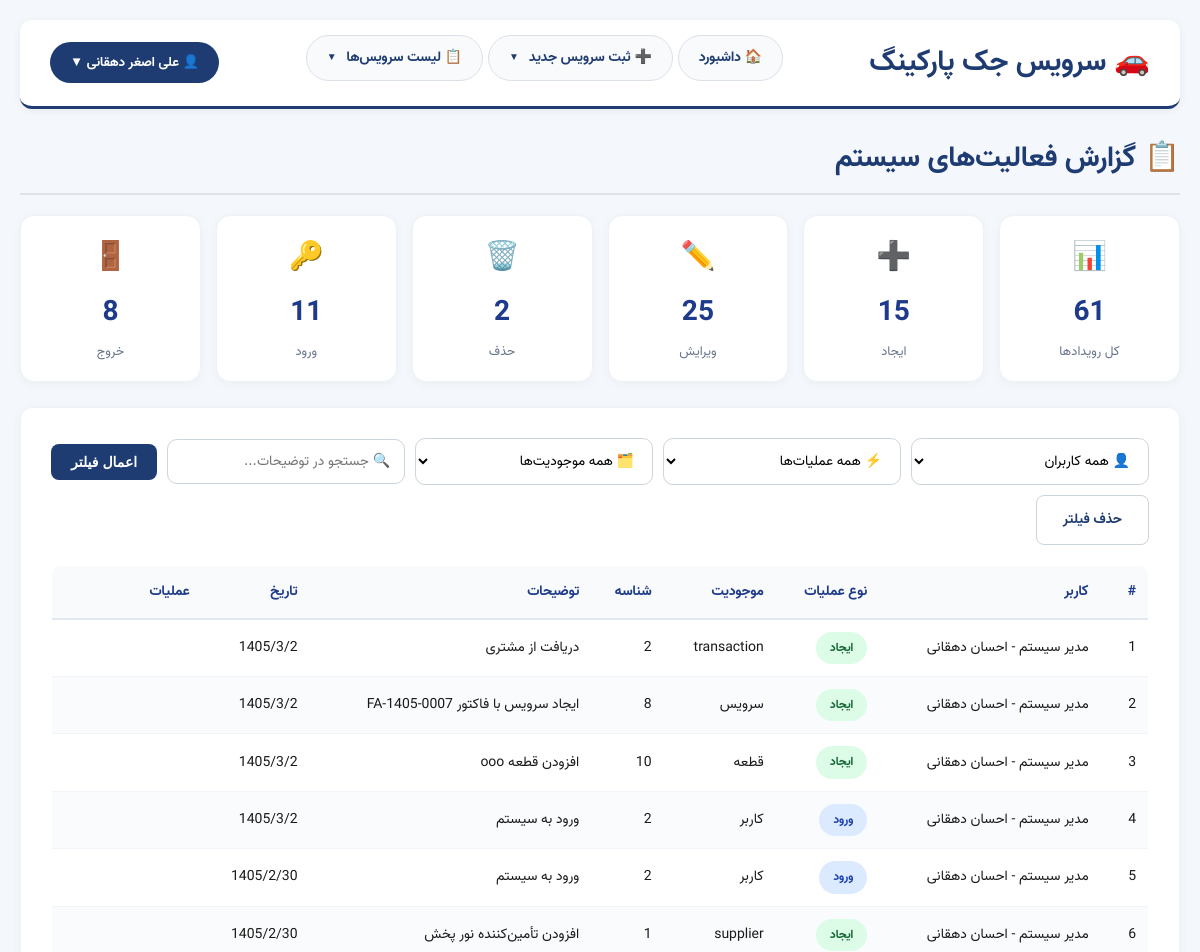
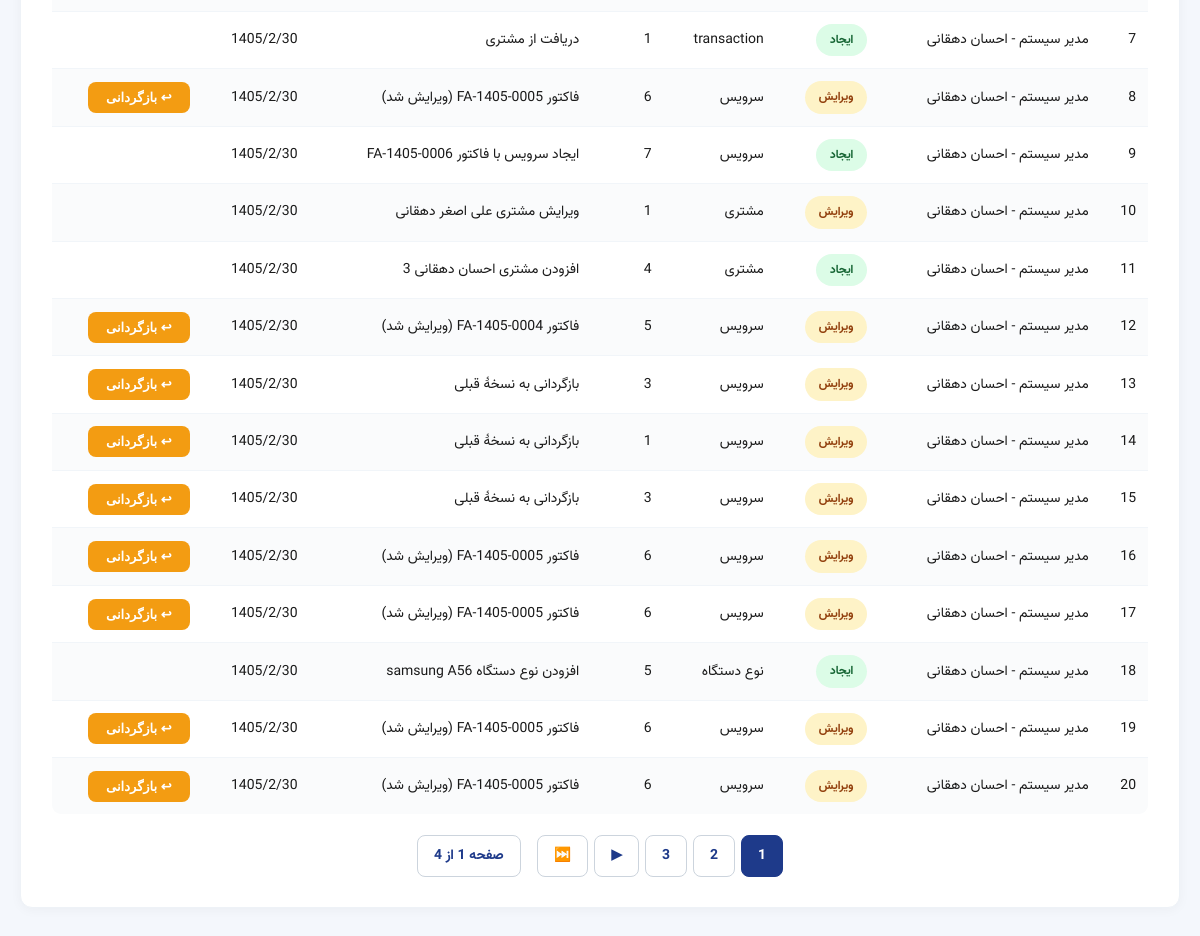
The app's page /logs.php (signed in) with its own data (2 pictures, top to bottom).
### tables this page shows
CREATE TABLE IF NOT EXISTS `menu_items` (
  `id` int(11) NOT NULL AUTO_INCREMENT,
  `title` varchar(100) NOT NULL,
  `url` varchar(255) NOT NULL,
  `sort_order` int(11) DEFAULT 0,
  `parent_id` int(11) DEFAULT NULL,
  `icon` varchar(10) DEFAULT NULL,
  `is_active` tinyint(1) DEFAULT 1,
  PRIMARY KEY (`id`)
);

CREATE TABLE IF NOT EXISTS `activity_log` (
  `id` int(11) NOT NULL AUTO_INCREMENT,
  `user_id` int(11) NOT NULL,
  `action` varchar(50) NOT NULL COMMENT 'create, update, delete, login, logout',
  `entity_type` varchar(50) DEFAULT NULL COMMENT 'repair, customer, part, user, ...',
  `entity_id` int(11) DEFAULT NULL,
  `description` text DEFAULT NULL,
  `created_at` timestamp NOT NULL DEFAULT current_timestamp(),
  PRIMARY KEY (`id`),
  KEY `user_id` (`user_id`),
  CONSTRAINT `activity_log_ibfk_1` FOREIGN KEY (`user_id`) REFERENCES `users` (`id`) ON DELETE CASCADE
);

CREATE TABLE IF NOT EXISTS `users` (
  `id` int(11) NOT NULL AUTO_INCREMENT,
  `username` varchar(50) NOT NULL,
  `password` varchar(255) NOT NULL,
  `full_name` varchar(100) NOT NULL,
  `email` varchar(100) DEFAULT NULL,
  `role` enum('admin','super_admin') DEFAULT 'admin',
  `is_active` tinyint(1) DEFAULT 1,
  `created_at` timestamp NOT NULL DEFAULT current_timestamp(),
  `updated_at` timestamp NOT NULL DEFAULT current_timestamp() ON UPDATE current_timestamp(),
  PRIMARY KEY (`id`),
  UNIQUE KEY `username` (`username`)
);

### functions.php (called while the page is built, shortened)
<?php
function gregorian_to_jalali($gy, $gm, $gd, $mod = '') {
    $g_d_m = [0, 31, 59, 90, 120, 151, 181, 212, 243, 273, 304, 334];
    if ($gy > 1600) { $jy = 979; $gy -= 1600; } else { $jy = 0; $gy -= 621; }
    $gy2 = ($gm > 2) ? ($gy + 1) : $gy;
    $days = (365 * $gy) + ((int)(($gy2 + 3) / 4)) - ((int)(($gy2 + 99) / 100)) + ((int)(($gy2 + 119) / 400)) - 80 + $gd + $g_d_m[$gm - 1];
    $jy += 33 * ((int)($days / 12053)); $days %= 12053;
    $jy += 4 * ((int)($days / 1461)); $days %= 1461;
    if ($days > 365) { $jy += (int)(($days - 1) / 365); $days = ($days - 1) % 365; }
    $jm = ($days < 186) ? 1 + (int)($days / 31) : 7 + (int)(($days - 186) / 30);
    $jd = 1 + (($days < 186) ? ($days % 31) : (($days - 186) % 30));
    return ($mod == '') ? [$jy, $jm, $jd] : $jy . $mod . $jm . $mod . $jd;
}
function get_jalali_date_str($timestamp) {
    $date = getdate($timestamp);
    return gregorian_to_jalali($date['year'], $date['mon'], $date['mday'], '/');
}
?>

### logs.php (the view, shortened to what this page needs)
<?php
require_once __DIR__ . '/config.php';
$search        = $_GET['search'] ?? '';
$page = isset($_GET['page']) && is_numeric($_GET['page']) ? (int)$_GET['page'] : 1;
$perPage = 20;
$where = [];
$params = [];
$whereSql = $where ? 'WHERE ' . implode(' AND ', $where) : '';
$countStmt = $pdo->prepare("SELECT COUNT(*) FROM activity_log l $whereSql");
$countStmt->execute($params);
$totalRows = $countStmt->fetchColumn();
$totalPages = ceil($totalRows / $perPage);
$offset = ($page - 1) * $perPage;
$stmt = $pdo->prepare("
    SELECT l.*, u.full_name AS user_name
    FROM activity_log l
    LEFT JOIN users u ON l.user_id = u.id
    $whereSql
    ORDER BY l.id DESC
    LIMIT ? OFFSET ?
");
$paramIndex = 1;
$stmt->bindValue($paramIndex++, $perPage, PDO::PARAM_INT);
$stmt->bindValue($paramIndex++, $offset, PDO::PARAM_INT);
$stmt->execute();
$logs = $stmt->fetchAll(PDO::FETCH_ASSOC);
$stats = $pdo->query("
    SELECT
        COUNT(*) AS total,
        SUM(action = 'create') AS creates,
        SUM(action = 'update') AS updates,
        SUM(action = 'delete') AS deletes,
        SUM(action = 'login')  AS logins,
        SUM(action = 'logout') AS logouts
    FROM activity_log
")->fetch();
$entityLabels = [
    'repair'       => 'سرویس',
    'customer'     => 'مشتری',
    'part'         => 'قطعه',
    'user'         => 'کاربر',
    'device_type'  => 'نوع دستگاه',
    'service_type' => 'نوع خدمت',
    'technician'   => 'تکنسین',
];
function formatDescription($description, $entityType, $action) {
    if ($entityType === 'repair' && in_array($action, ['update', 'delete'])) {
        $data = json_decode($description, true);
        if ($data && isset($data['invoice_number'])) {
            $invoice = htmlspecialchars($data['invoice_number']);
            $actionText = ($action === 'delete') ? 'حذف' : 'ویرایش';
            return "فاکتور $invoice ($actionText شد)";
        }
    }
    return mb_strlen($description) > 80 ? mb_substr($description, 0, 80) . '...' : $description;
}
require_once __DIR__ . '/header.php';
?>
<h2>📋 گزارش فعالیت‌های سیستم</h2>
<div class="stats-grid">
    <div class="stat-card"><div class="stat-icon">📊</div><div class="stat-number"><?= number_format($stats['total']) ?></div><div class="stat-label">کل رویدادها</div></div>
    <div class="stat-card"><div class="stat-icon">➕</div><div class="stat-number"><?= number_format($stats['creates']) ?></div><div class="stat-label">ایجاد</div></div>
    <div class="stat-card"><div class="stat-icon">✏️</div><div class="stat-number"><?= number_format($stats['updates']) ?></div><div class="stat-label">ویرایش</div></div>
    <div class="stat-card"><div class="stat-icon">🗑️</div><div class="stat-number"><?= number_format($stats['deletes']) ?></div><div class="stat-label">حذف</div></div>
    <div class="stat-card"><div class="stat-icon">🔑</div><div class="stat-number"><?= number_format($stats['logins']) ?></div><div class="stat-label">ورود</div></div>
    <div class="stat-card"><div class="stat-icon">🚪</div><div class="stat-number"><?= number_format($stats['logouts']) ?></div><div class="stat-label">خروج</div></div>
</div>
<div class="card">
    <form method="GET" class="filter-form">
        <select name="user">
            <option value="">👤 همه کاربران</option>
        </select>
        <select name="action">
            <option value="">⚡ همه عملیات‌ها</option>
        </select>
        <select name="entity">
            <option value="">🗂️ همه موجودیت‌ها</option>
        </select>
        <input type="text" name="search" placeholder="🔍 جستجو در توضیحات..." value="<?= htmlspecialchars($search) ?>">
        <button type="submit" class="btn primary">اعمال فیلتر</button>
        <a href="logs.php" class="btn secondary">حذف فیلتر</a>
    </form>
    <table class="log-table">
        <thead>
            <tr>
                <th>#</th>
                <th>کاربر</th>
                <th>نوع عملیات</th>
                <th>موجودیت</th>
                <th>شناسه</th>
                <th>توضیحات</th>
                <th>تاریخ</th>
                <th>عملیات</th>
            </tr>
        </thead>
        <tbody>
            <?php if (count($logs)): ?>
                <?php foreach ($logs as $i => $log):
                    $badgeClass = match($log['action']) {
                        'create' => 'badge-create', 'update' => 'badge-update', 'delete' => 'badge-delete',
                        'login'  => 'badge-login',  'logout' => 'badge-logout', default  => ''
                    };
                    $actionText = match($log['action']) {
                        'create' => 'ایجاد', 'update' => 'ویرایش', 'delete' => 'حذف',
                        'login'  => 'ورود',  'logout' => 'خروج', default  => $log['action']
                    };
                    $entityName = $entityLabels[$log['entity_type'] ?? ''] ?? ($log['entity_type'] ?? '—');
                    $descDisplay = formatDescription($log['description'] ?? '', $log['entity_type'] ?? '', $log['action'] ?? '');
                ?>
                    <tr>
                        <td><?= $offset + $i + 1 ?></td>
                        <td><?= htmlspecialchars($log['user_name'] ?? '—') ?></td>
                        <td><span class="badge-action <?= $badgeClass ?>"><?= $actionText ?></span></td>
                        <td><?= htmlspecialchars($entityName) ?></td>
                        <td><?= $log['entity_id'] ?? '—' ?></td>
                        <td><?= htmlspecialchars($descDisplay) ?></td>
                        <td><?= get_jalali_date_str(strtotime($log['created_at'])) ?></td>
                        <td>
                            <?php if ($log['entity_type'] === 'repair' && in_array($log['action'], ['update', 'delete'])): ?>
                                <button class="btn small warning" onclick="previewRestore(<?= $log['id'] ?>)">↩ بازگردانی</button>
                            <?php endif; ?>
                        </td>
                    </tr>
                <?php endforeach; ?>
            <?php else: ?>
                <tr><td colspan="8" style="text-align:center; padding:30px;">هیچ رویدادی ثبت نشده است.</td></tr>
            <?php endif; ?>
        </tbody>
    </table>
    <?php if ($totalPages > 1): ?>
        <div class="pagination">
            <?php
            $baseUrl = "?";
            for ($i = max(1, $page - 2); $i <= min($totalPages, $page + 2); $i++) {
                $active = ($i == $page) ? 'active' : '';
                echo '<a href="' . $baseUrl . 'page=' . $i . '" class="' . $active . '">' . $i . '</a>';
            }
            if ($page < $totalPages) {
                echo '<a href="' . $baseUrl . 'page=' . ($page + 1) . '">▶</a>';
                echo '<a href="' . $baseUrl . 'page=' . $totalPages . '">⏭️</a>';
            }
            ?>
            <span style="margin-right:10px;">صفحه <?= $page ?> از <?= $totalPages ?></span>
        </div>
    <?php endif; ?>
</div>
</main>
</body>
</html>

### header.php (shortened to what this page needs)
<?php
require_once __DIR__ . '/config.php';
$currentPage = basename($_SERVER['PHP_SELF']);
$topMenu = $pdo->query("
    SELECT * FROM menu_items
    WHERE parent_id IS NULL AND is_active = 1
    ORDER BY sort_order
")->fetchAll(PDO::FETCH_ASSOC);
$allSubMenus = $pdo->query("
    SELECT * FROM menu_items
    WHERE parent_id IS NOT NULL AND is_active = 1
    ORDER BY sort_order
")->fetchAll(PDO::FETCH_ASSOC);
$subMenus = [];
foreach ($allSubMenus as $sub) {
    $subMenus[$sub['parent_id']][] = $sub;
}
$isLoggedIn = isset($_SESSION['user_id']);
$userFullName = $_SESSION['user_full_name'] ?? '';
?>
<!DOCTYPE html>
<html lang="fa" dir="rtl">
<head>
    <link rel="stylesheet" href="style.css">
</head>
<body>
<div class="container">
    <header class="main-header">
        <div class="logo"><h1>🚗 سرویس جک پارکینگ</h1></div>
        <nav class="main-nav">
            <?php foreach ($topMenu as $item):
                $hasSub = isset($subMenus[$item['id']]) && count($subMenus[$item['id']]) > 0;
                $isActive = ($currentPage == basename($item['url']));
            ?>
                <div class="menu-item">
                    <?php if ($hasSub): ?>
                        <a href="javascript:void(0)" class="menu-link <?= $isActive ? 'active' : '' ?>">
                            <?= htmlspecialchars($item['title']) ?>
                            <span class="arrow">▼</span>
                        </a>
                    <?php else: ?>
                        <a href="<?= $item['url'] ?>" class="menu-link <?= $isActive ? 'active' : '' ?>">
                            <?= htmlspecialchars($item['title']) ?>
                        </a>
                    <?php endif; ?>
                </div>
            <?php endforeach; ?>
        </nav>
        <?php if ($isLoggedIn): ?>
            <div class="user-menu">
                <button class="user-menu-btn" onclick="document.getElementById('userDropdown').classList.toggle('show')">
                    👤 <?= htmlspecialchars($userFullName) ?> ▼
                </button>
            </div>
        <?php else: ?>
            <a href="login.php" class="btn small">ورود</a>
        <?php endif; ?>
    </header>
    <main>

### style.css (style rules this page uses)
* { box-sizing: border-box; margin: 0; padding: 0; }
body { font-family: 'Vazir', Tahoma, sans-serif; background: #f4f7fc; color: #1a1a1a; font-size: 14px; line-height: 1.7; direction: rtl; }
.container { max-width: 1300px; margin: 0 auto; padding: 20px; }
.main-header { background: #ffffff; border-radius: 12px; box-shadow: 0 2px 8px rgba(0,0,0,0.06); padding: 15px 30px; margin-bottom: 25px; display: flex; align-items: center; justify-content: space-between; border-bottom: 3px solid #1e3c72; }
.logo h1 { font-size: 1.8rem; color: #1e3c72; font-weight: bold; }
.card { background: #ffffff; border-radius: 12px; padding: 30px; box-shadow: 0 2px 12px rgba(0,0,0,0.04); margin-bottom: 25px; border: 1px solid #eef2f7; }
h2 { color: #1e3c72; font-size: 1.8rem; margin-bottom: 20px; border-bottom: 2px solid #e0e4ea; padding-bottom: 10px; }
.form-row input, .form-row select, .form-row textarea, input, textarea, select { padding: 12px 15px; border: 1px solid #ccd4dd; border-radius: 8px; font-size: 14px; background: #ffffff; font-family: inherit; transition: 0.2s; flex: 1 1 220px; }
.btn { display: inline-block; padding: 12px 26px; border-radius: 8px; font-weight: 600; font-size: 14px; cursor: pointer; transition: 0.2s; text-decoration: none; border: none; background: #e0e4ea; color: #1e3c72; }
.btn.primary { background: #1e3c72; color: white; }
.btn.secondary { background: white; border: 1px solid #ccd4dd; color: #1e3c72; }
.btn.warning { background: #f39c12; color: white; }
.btn.small { padding: 8px 18px; font-size: 13px; }
table { width: 100%; border-collapse: collapse; background: white; border-radius: 10px; overflow: hidden; border: 1px solid #e0e4ea; font-size: 14px; }
th { background: #f4f6f9; color: #1e3c72; font-weight: 600; padding: 12px 10px; text-align: right; border-bottom: 2px solid #dce1e8; }
td { padding: 10px; border-bottom: 1px solid #eef0f4; }
tr:nth-child(even) td { background: #fafbfc; }
.pagination { margin-top: 25px; display: flex; gap: 6px; justify-content: center; }
.pagination a, .pagination span { display: inline-block; padding: 8px 16px; border-radius: 6px; background: white; border: 1px solid #ccd4dd; color: #1e3c72; text-decoration: none; font-weight: 600; }
.pagination a.active, .pagination span.active { background: #1e3c72; color: white; }
.stat-card { background: white; border-radius: 12px; padding: 25px; text-align: center; box-shadow: 0 2px 10px rgba(0,0,0,0.05); border: 1px solid #e9ecf1; }
.stat-icon { font-size: 2.2rem; }
.stat-label { color: #666; }
.main-nav { display: flex; align-items: center; gap: 5px; flex-wrap: wrap; }
.menu-item { position: relative; padding-bottom: 10px; }
.menu-link { display: flex; align-items: center; gap: 6px; padding: 10px 20px; border-radius: 40px; background: #f8fafc; color: #1e3c72; text-decoration: none; font-weight: 600; transition: 0.2s; border: 1px solid #dce1e8; white-space: nowrap; }

### header.php (style rules this page uses)
.main-nav { display: flex; align-items: center; gap: 5px; }
.menu-item { position: relative; display: inline-block; }
.menu-link { display: flex; align-items: center; gap: 6px; padding: 10px 20px; border-radius: 40px; background: #f8fafc; color: #1e3c72; text-decoration: none; font-weight: 600; transition: 0.2s; border: 1px solid #dce1e8; white-space: nowrap; }
.menu-link .arrow { font-size: 10px; margin-right: 4px; transition: 0.2s; }
.user-menu { position: relative; display: inline-block; }
.user-menu-btn { background: #1e3c72; color: white; padding: 10px 20px; border-radius: 40px; cursor: pointer; border: none; font-family: inherit; font-weight: bold; display: flex; align-items: center; gap: 8px; transition: 0.2s; }

### records on screen
menu_items: title "🏠 داشبورد"
menu_items: title "➕ ثبت سرویس جدید"
menu_items: title "📋 لیست سرویس‌ها"
activity_log: i "1", user.full_name "مدیر سیستم - احسان دهقانی", action "ایجاد", entity_type "transaction", entity "2", description "دریافت از مشتری", created_at "1405/3/2"
activity_log: i "2", user.full_name "مدیر سیستم - احسان دهقانی", action "ایجاد", entity_type "سرویس", entity "8", description "ایجاد سرویس با فاکتور FA-1405-0007", created_at "1405/3/2"
activity_log: i "3", user.full_name "مدیر سیستم - احسان دهقانی", action "ایجاد", entity_type "قطعه", entity "10", description "افزودن قطعه ooo", created_at "1405/3/2"
activity_log: i "4", user.full_name "مدیر سیستم - احسان دهقانی", action "ورود", entity_type "کاربر", entity "2", description "ورود به سیستم", created_at "1405/3/2"
activity_log: i "5", user.full_name "مدیر سیستم - احسان دهقانی", action "ورود", entity_type "کاربر", entity "2", description "ورود به سیستم", created_at "1405/2/30"
activity_log: i "6", user.full_name "مدیر سیستم - احسان دهقانی", action "ایجاد", entity_type "supplier", entity "1", description "افزودن تأمین‌کننده نور پخش", created_at "1405/2/30"
activity_log: i "7", user.full_name "مدیر سیستم - احسان دهقانی", action "ایجاد", entity_type "transaction", entity "1", description "دریافت از مشتری", created_at "1405/2/30"
activity_log: i "8", user.full_name "مدیر سیستم - احسان دهقانی", action "ویرایش", entity_type "سرویس", entity "6", descDisplay "فاکتور FA-1405-0005 (ویرایش شد)", created_at "1405/2/30"
activity_log: i "9", user.full_name "مدیر سیستم - احسان دهقانی", action "ایجاد", entity_type "سرویس", entity "7", description "ایجاد سرویس با فاکتور FA-1405-0006", created_at "1405/2/30"
activity_log: i "10", user.full_name "مدیر سیستم - احسان دهقانی", action "ویرایش", entity_type "مشتری", entity "1", description "ویرایش مشتری علی اصغر دهقانی", created_at "1405/2/30"
activity_log: i "11", user.full_name "مدیر سیستم - احسان دهقانی", action "ایجاد", entity_type "مشتری", entity "4", description "افزودن مشتری احسان دهقانی 3", created_at "1405/2/30"
activity_log: i "12", user.full_name "مدیر سیستم - احسان دهقانی", action "ویرایش", entity_type "سرویس", entity "5", descDisplay "فاکتور FA-1405-0004 (ویرایش شد)", created_at "1405/2/30"
activity_log: i "13", user.full_name "مدیر سیستم - احسان دهقانی", action "ویرایش", entity_type "سرویس", entity "3", description "بازگردانی به نسخهٔ قبلی", created_at "1405/2/30"
activity_log: i "14", user.full_name "مدیر سیستم - احسان دهقانی", action "ویرایش", entity_type "سرویس", entity "1", description "بازگردانی به نسخهٔ قبلی", created_at "1405/2/30"
activity_log: i "15", user.full_name "مدیر سیستم - احسان دهقانی", action "ویرایش", entity_type "سرویس", entity "3", description "بازگردانی به نسخهٔ قبلی", created_at "1405/2/30"
activity_log: i "16", user.full_name "مدیر سیستم - احسان دهقانی", action "ویرایش", entity_type "سرویس", entity "6", descDisplay "فاکتور FA-1405-0005 (ویرایش شد)", created_at "1405/2/30"
activity_log: i "17", user.full_name "مدیر سیستم - احسان دهقانی", action "ویرایش", entity_type "سرویس", entity "6", descDisplay "فاکتور FA-1405-0005 (ویرایش شد)", created_at "1405/2/30"
activity_log: i "18", user.full_name "مدیر سیستم - احسان دهقانی", action "ایجاد", entity_type "نوع دستگاه", entity "5", description "افزودن نوع دستگاه samsung A56", created_at "1405/2/30"
activity_log: i "19", user.full_name "مدیر سیستم - احسان دهقانی", action "ویرایش", entity_type "سرویس", entity "6", descDisplay "فاکتور FA-1405-0005 (ویرایش شد)", created_at "1405/2/30"
activity_log: i "20", user.full_name "مدیر سیستم - احسان دهقانی", action "ویرایش", entity_type "سرویس", entity "6", descDisplay "فاکتور FA-1405-0005 (ویرایش شد)", created_at "1405/2/30"

### other values on screen
$userFullName "علی اصغر دهقانی"
$stats['total'] "61"
$stats['creates'] "15"
$stats['updates'] "25"
$stats['deletes'] "2"
$stats['logins'] "11"
$stats['logouts'] "8"
$totalPages "4"
